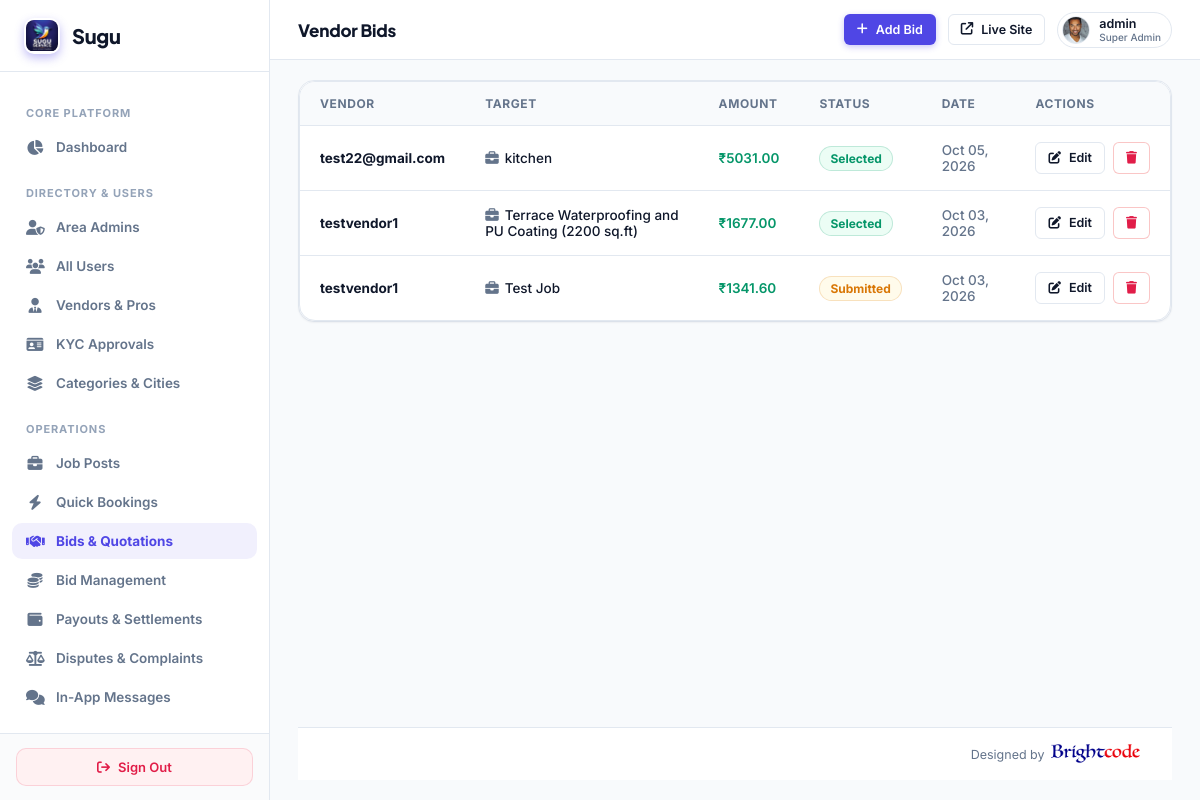
The app's page /super-admin/bids/ (signed in) with its own data.
### myapp/models.py (models this page shows, shortened)
class CustomUser(AbstractUser):
    ROLE_CHOICES = (
        ('ADMIN', 'Admin'),
        ('VENDOR', 'Vendor'),
        ('USER', 'User'),
    )
    role = models.CharField(max_length=20, choices=ROLE_CHOICES, default='USER')
    assigned_state = models.CharField(max_length=100, blank=True, null=True, help_text="Assigned State/Territory for Area Admin")
    assigned_city = models.CharField(max_length=100, blank=True, null=True, help_text="Assigned City (optional) for Area Admin")

class UserProfile(models.Model):
    user = models.OneToOneField(CustomUser, on_delete=models.CASCADE, related_name='user_profile')
    phone_number = models.CharField(max_length=20, blank=True, null=True)
    city = models.CharField(max_length=100, blank=True, null=True)
    state = models.CharField(max_length=100, blank=True, null=True)
    profile_image = models.ImageField(upload_to='user_profiles/', null=True, blank=True)

class Bid(models.Model):
    STATUS_CHOICES = (
        ('submitted', 'Submitted'),
        ('selected', 'Selected'),
        ('rejected', 'Rejected'),
        ('withdrawn', 'Withdrawn'),
    )
    vendor = models.ForeignKey(CustomUser, on_delete=models.CASCADE, related_name='bids')
    job = models.ForeignKey(Job, on_delete=models.CASCADE, related_name='bids', null=True, blank=True)
    quick_service = models.ForeignKey('QuickService', on_delete=models.SET_NULL, null=True, blank=True, related_name='legacy_bids')
    amount = models.DecimalField(max_digits=10, decimal_places=2)
    vendor_base_amount = models.DecimalField(max_digits=10, decimal_places=2, null=True, blank=True, help_text="Net amount vendor receives upon completion")
    commission_percent_applied = models.DecimalField(max_digits=5, decimal_places=2, default=10.00, help_text="Platform commission % at bid time")
    commission_amount = models.DecimalField(max_digits=10, decimal_places=2, default=0.00, help_text="Platform commission fee in INR")
    cgst_percent_applied = models.DecimalField(max_digits=5, decimal_places=2, default=9.00, help_text="CGST % applied")
    cgst_amount = models.DecimalField(max_digits=10, decimal_places=2, default=0.00, help_text="CGST collected in INR")
    sgst_percent_applied = models.DecimalField(max_digits=5, decimal_places=2, default=9.00, help_text="SGST % applied")
    sgst_amount = models.DecimalField(max_digits=10, decimal_places=2, default=0.00, help_text="SGST collected in INR")
    flat_fee_amount = models.DecimalField(max_digits=8, decimal_places=2, default=0.00, help_text="Flat convenience fee in INR")
    total_customer_amount = models.DecimalField(max_digits=10, decimal_places=2, null=True, blank=True, help_text="Final payable amount charged to customer")
    estimated_time = models.CharField(max_length=100, null=True, blank=True)
    message = models.TextField(null=True, blank=True)
    proposal = models.TextField(null=True, blank=True)
    attachment = models.FileField(upload_to='bid_attachments/', null=True, blank=True)
    status = models.CharField(max_length=20, choices=STATUS_CHOICES, default='submitted')
    created_at = models.DateTimeField(default=timezone.now)

class Job(models.Model):
    STATUS_CHOICES = (
        ('open', 'Open'),
        ('progress', 'In Progress'),
        ('completed', 'Completed'),
        ('cancelled', 'Cancelled'),
        ('closed', 'Closed'),
        ('selected', 'Vendor Selected'),
    )
    title = models.CharField(max_length=255)
    category = models.ForeignKey('Category', on_delete=models.SET_NULL, null=True, blank=True)
    description = models.TextField(blank=True, null=True)
    required_work = models.JSONField(default=list, blank=True, null=True)
    scope_of_work = models.TextField(blank=True, null=True)
    materials_details = models.TextField(blank=True, null=True)
    additional_requirements = models.TextField(blank=True, null=True)
    budget = models.DecimalField(max_digits=10, decimal_places=2)
    budget_type = models.CharField(max_length=50, blank=True, null=True)
    preferred_start_date = models.DateField(null=True, blank=True)
    expected_completion = models.DateField(null=True, blank=True)
    required_time = models.CharField(max_length=100, blank=True, null=True)
    shift_availability = models.CharField(max_length=50, blank=True, null=True)
    working_hours = models.CharField(max_length=100, blank=True, null=True)
    location = models.ForeignKey('Location', on_delete=models.SET_NULL, null=True, blank=True)
    latitude = models.DecimalField(max_digits=9, decimal_places=6, null=True, blank=True, help_text="Job location latitude")
    longitude = models.DecimalField(max_digits=9, decimal_places=6, null=True, blank=True, help_text="Job location longitude")
    city = models.CharField(max_length=100, null=True, blank=True, help_text="Job city")
    state = models.CharField(max_length=100, null=True, blank=True, help_text="Job state")
    locality = models.CharField(max_length=255, null=True, blank=True, help_text="Colony/Locality name")
    address = models.TextField(blank=True, null=True)
    pincode = models.CharField(max_length=20, blank=True, null=True)
    contact_name = models.CharField(max_length=255, blank=True, null=True)
    contact_mobile = models.CharField(max_length=20, blank=True, null=True)
    user = models.ForeignKey(CustomUser, on_delete=models.CASCADE, related_name='jobs')
    bids_count = models.IntegerField(default=0)
    max_bids = models.IntegerField(default=10, blank=True, null=True, help_text="Maximum allowed bids")
    min_bid_amount = models.DecimalField(max_digits=10, decimal_places=2, null=True, blank=True, help_text="Minimum allowed bid price")
    max_bid_amount = models.DecimalField(max_digits=10, decimal_places=2, null=True, blank=True, help_text="Maximum allowed bid price")
    assigned_vendor = models.ForeignKey(CustomUser, on_delete=models.SET_NULL, null=True, blank=True, related_name='assigned_jobs', help_text="Vendor assigned to this job")
    status = models.CharField(max_length=20, choices=STATUS_CHOICES, default='open')
    created_at = models.DateTimeField(default=timezone.now)

### myapp/super_admin_views.py (the view)
# urls.py: path('super-admin/bids/', super_admin_views.super_admin_bids, name='super_admin_bids'),
@sa_required
def super_admin_bids(request):
    bids_qs = Bid.objects.all().select_related('vendor', 'job', 'quick_service').order_by('-created_at')
    paginator = Paginator(bids_qs, 10)
    page_num = request.GET.get('page', 1)
    try:
        bids = paginator.page(page_num)
    except (EmptyPage, PageNotAnInteger):
        bids = paginator.page(1)
    page_range = paginator.get_elided_page_range(bids.number, on_each_side=2, on_ends=1)
    return render(request, 'superadmin/bids.html', {'bids': bids, 'page_range': page_range})

### myapp/super_admin_views.py (called while the page is built)
def sa_required(view_func):
    from functools import wraps
    @wraps(view_func)
    def wrapper(request, *args, **kwargs):
        if not request.user.is_authenticated or not request.user.is_superuser:
            return redirect(f'{LOGIN_URL}?next={request.path}')
        return view_func(request, *args, **kwargs)
    return wrapper

### templates/superadmin/bids.html (shortened to what this page needs)
{% extends 'superadmin/base.html' %}
{% block header_title %}Vendor Bids{% endblock %}
{% block header_actions %}
<a href="{% url 'super_admin_bid_create' %}" class="btn btn-primary btn-sm">
  <i class="fa-solid fa-plus"></i>
  <span>Add Bid</span>
</a>
{% endblock %}
{% block content %}
<div class="card" style="padding: 0;">
  <div class="table-container">
    <table>
      <thead>
        <tr>
          <th>Vendor</th>
          <th>Target</th>
          <th>Amount</th>
          <th>Status</th>
          <th>Date</th>
          <th>Actions</th>
        </tr>
      </thead>
      <tbody>
        {% for bid in bids %}
        <tr>
          <td><strong>{{ bid.vendor.username }}</strong></td>
          <td>
            {% if bid.job %}
              <i class="fa-solid fa-briefcase" style="color: var(--text-muted); margin-right: 6px;"></i>{{ bid.job.title }}
            {% elif bid.quick_service %}
              <i class="fa-solid fa-bolt" style="color: var(--warning); margin-right: 6px;"></i>{{ bid.quick_service.title }}
            {% else %}
              -
            {% endif %}
          </td>
          <td style="color: var(--success); font-weight: 600;">₹{{ bid.amount }}</td>
          <td><span class="badge {% if bid.status == 'selected' %}active{% elif bid.status == 'rejected' %}inactive{% else %}warn{% endif %}">{{ bid.get_status_display }}</span></td>
          <td style="color: var(--text-muted);">{{ bid.created_at|date:"M d, Y" }}</td>
          <td>
            <div style="display: flex; gap: 8px;">
              <a href="{% url 'super_admin_bid_edit' bid.id %}" class="btn btn-outline btn-sm"><i class="fa-solid fa-pen-to-square"></i> Edit</a>
              <a href="{% url 'super_admin_bid_delete' bid.id %}" class="btn btn-outline btn-sm" style="border-color: rgba(239,68,68,0.3);" onclick="return confirm('Delete this bid?')">
                <i class="fa-solid fa-trash" style="color: var(--danger);"></i>
              </a>
            </div>
          </td>
        </tr>
        {% empty %}
        <tr><td colspan="6" style="text-align: center; padding: 40px; color: var(--text-muted);">No bids found.</td></tr>
        {% endfor %}
      </tbody>
    </table>
  </div>
</div>
{% endblock %}

### templates/superadmin/base.html (shortened to what this page needs)
{% load static %}
<!DOCTYPE html>
<html lang="en">
<head>
  <link rel="stylesheet" href="https://cdnjs.cloudflare.com/ajax/libs/font-awesome/6.5.2/css/all.min.css">
</head>
<body>
  <aside class="sidebar">
    <a href="{% url 'super_admin_dashboard' %}" class="sidebar-brand">
      <div class="sidebar-brand-icon" style="background:transparent;padding:0;overflow:hidden;display:flex;align-items:center;justify-content:center;">
        <img src="{% static 'assets/images/logo.png' %}" alt="Sugu" style="width:32px;height:32px;border-radius:8px;object-fit:contain;">
      </div>
      <span>Sugu</span>
    </a>
    <div class="sidebar-nav">
      <div class="nav-section">Core Platform</div>
      <a href="{% url 'super_admin_dashboard' %}" class="nav-item {% if request.path == '/super-admin/' %}active{% endif %}">
        <i class="fa-solid fa-chart-pie"></i>
        <span>Dashboard</span>
      </a>
      <div class="nav-section">Directory & Users</div>
      <a href="{% url 'super_admin_area_admins' %}" class="nav-item {% if 'area-admins' in request.path %}active{% endif %}">
        <i class="fa-solid fa-user-shield"></i>
        <span>Area Admins</span>
      </a>
      <a href="{% url 'super_admin_users' %}" class="nav-item {% if 'users' in request.path and 'area-admins' not in request.path and 'landing' not in request.path %}active{% endif %}">
        <i class="fa-solid fa-users"></i>
        <span>All Users</span>
      </a>
      <a href="{% url 'super_admin_vendors' %}" class="nav-item {% if 'vendors' in request.path %}active{% endif %}">
        <i class="fa-solid fa-user-tie"></i>
        <span>Vendors & Pros</span>
      </a>
      <a href="{% url 'super_admin_kyc' %}" class="nav-item {% if 'kyc' in request.path %}active{% endif %}">
        <i class="fa-solid fa-id-card"></i>
        <span>KYC Approvals</span>
      </a>
      <a href="{% url 'super_admin_cms' %}" class="nav-item {% if '/cms/' in request.path and 'landing' not in request.path %}active{% endif %}">
        <i class="fa-solid fa-layer-group"></i>
        <span>Categories &amp; Cities</span>
      </a>
      <div class="nav-section">Operations</div>
      <a href="{% url 'super_admin_jobs' %}" class="nav-item {% if 'jobs' in request.path and 'landing' not in request.path %}active{% endif %}">
        <i class="fa-solid fa-briefcase"></i>
        <span>Job Posts</span>
      </a>
      <a href="{% url 'super_admin_quick_services' %}" class="nav-item {% if '/super-admin/quick-services' in request.path and 'landing' not in request.path %}active{% endif %}">
        <i class="fa-solid fa-bolt"></i>
        <span>Quick Bookings</span>
      </a>
      <a href="{% url 'super_admin_bids' %}" class="nav-item {% if 'bids' in request.path and 'landing' not in request.path %}active{% endif %}">
        <i class="fa-solid fa-handshake"></i>
        <span>Bids & Quotations</span>
      </a>
      <a href="{% url 'super_admin_bid_plans' %}" class="nav-item {% if 'bid-plans' in request.path or 'subscriptions' in request.path %}active{% endif %}">
        <i class="fa-solid fa-coins"></i>
        <span>Bid Management</span>
      </a>
      <a href="{% url 'super_admin_payouts' %}" class="nav-item {% if 'payouts' in request.path %}active{% endif %}">
        <i class="fa-solid fa-wallet"></i>
        <span>Payouts &amp; Settlements</span>
      </a>
      <a href="{% url 'super_admin_disputes' %}" class="nav-item {% if 'disputes' in request.path %}active{% endif %}">
        <i class="fa-solid fa-scale-balanced"></i>
        <span>Disputes &amp; Complaints</span>
      </a>
      <a href="{% url 'super_admin_messages' %}" class="nav-item {% if 'messages' in request.path %}active{% endif %}">
        <i class="fa-solid fa-comments"></i>
        <span>In-App Messages</span>
      </a>
      <div class="nav-section" style="color: var(--accent); font-weight: 800;">Landing Page CMS</div>
    </div>
    <div class="sidebar-footer">
      <a href="{% url 'logout' %}" class="btn-logout">
        <i class="fa-solid fa-arrow-right-from-bracket"></i>
        <span>Sign Out</span>
      </a>
    </div>
  </aside>
  <main class="main-area">
    <header class="header">
      <div class="header-title">
        {% block header_title %}Control Center{% endblock %}
      </div>
      <div class="header-actions">
        {% block header_actions %}{% endblock %}
        <a href="/" target="_blank" class="btn btn-outline btn-sm" title="Preview Public Site">
          <i class="fa-solid fa-arrow-up-right-from-square"></i>
          <span>Live Site</span>
        </a>
        <div class="admin-profile" style="display: flex; align-items: center; gap: 9px; padding: 3px 10px 3px 4px; background: #ffffff; border-radius: 20px; border: 1px solid #e2e8f0;">
          {% if request.user.user_profile.profile_image %}
            <img src="{{ request.user.user_profile.profile_image.url }}" alt="{{ request.user.username }}" style="width: 28px; height: 28px; border-radius: 50%; object-fit: cover; border: 1px solid #e2e8f0; flex-shrink: 0;">
          {% else %}
            <div class="avatar" style="width: 28px; height: 28px; font-size: 12px; background: #f1f5f9; color: #475569; border: 1px solid #e2e8f0;">
              {{ request.user.username|slice:":1"|upper }}
            </div>
          {% endif %}
          <div style="font-size: 12.5px; font-weight: 600; color: #0f172a; line-height: 1.2;">
            {{ request.user.username }}
            <span style="display: block; font-size: 10px; color: #64748b; font-weight: 500;">Super Admin</span>
          </div>
        </div>
      </div>
    </header>
    <div class="content-wrapper" style="display:flex; flex-direction:column; min-height:calc(100vh - 64px);">
      <div class="content-container" style="flex:1;">
        {% block content %}{% endblock %}
      </div>
      <footer class="superadmin-footer" style="padding:16px 32px; background:#ffffff; border-top:1px solid #e2e8f0; display:flex; justify-content:flex-end; align-items:center; font-size:12.5px; color:#64748b; margin-top:auto;">
        <div style="display:flex; align-items:center; gap:6px;">
          <span>Designed by</span>
          <a href="https://www.brightcodess.com/" target="_blank" rel="noopener noreferrer" style="display:inline-flex; align-items:center; text-decoration:none;">
            <img src="/static/assets/images/brightcode.png" alt="Brightcode" style="height:20px; vertical-align:middle; display:inline-block;" onerror="this.style.display='none'; this.nextElementSibling.style.display='inline';"><span style="display:none; color:#007bff; font-weight:600;">Brightcode</span>
          </a>
        </div>
      </footer>
    </div>
  </main>
</body>
</html>

### records on screen
CustomUser: user.user_profile.profile_image (picture), user.username "admin"
Bid: vendor.username "test22@gmail.com", job "kitchen", amount "5031.00", status "Selected", created_at "Oct 05, 2026"
Bid: vendor.username "testvendor1", job "Terrace Waterproofing and PU Coating (2200 sq.ft)", amount "1677.00", status "Selected", created_at "Oct 03, 2026"
Bid: vendor.username "testvendor1", job "Test Job", amount "1341.60", status "Submitted", created_at "Oct 03, 2026"
